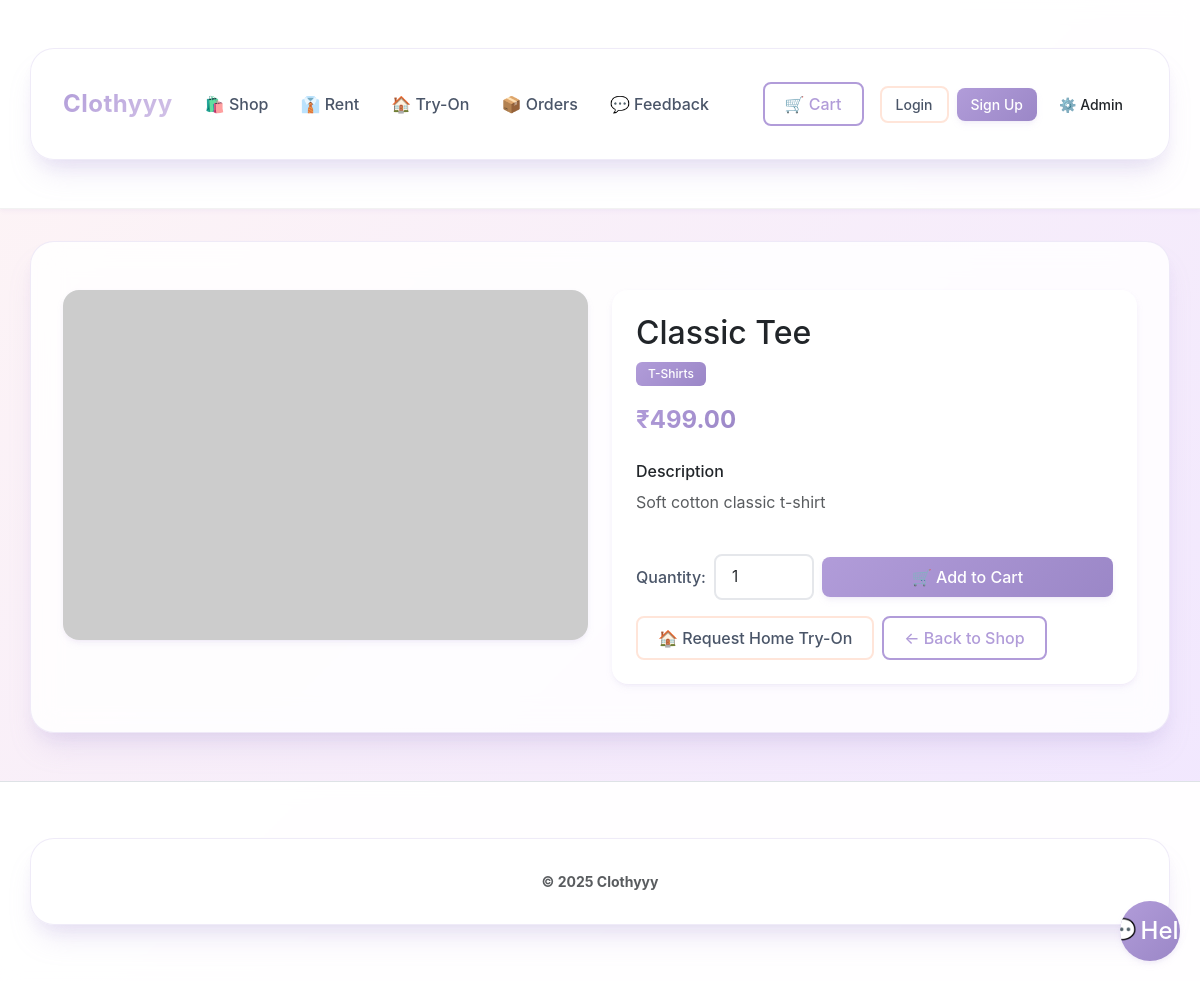
Page /public/product.php?id=1 on the committed database.
### tables this page shows
CREATE TABLE IF NOT EXISTS products (
  id INT AUTO_INCREMENT PRIMARY KEY,
  name VARCHAR(200) NOT NULL,
  description TEXT,
  price DECIMAL(10,2) NOT NULL DEFAULT 0,
  image_url VARCHAR(500),
  category_id INT DEFAULT NULL,
  is_active TINYINT(1) NOT NULL DEFAULT 1,
  is_rentable TINYINT(1) NOT NULL DEFAULT 0,
  rental_only TINYINT(1) NOT NULL DEFAULT 0,
  created_at DATETIME NOT NULL DEFAULT CURRENT_TIMESTAMP,
  FOREIGN KEY (category_id) REFERENCES categories(id) ON DELETE SET NULL
);

CREATE TABLE IF NOT EXISTS categories (
  id INT AUTO_INCREMENT PRIMARY KEY,
  name VARCHAR(100) NOT NULL,
  gender ENUM('men', 'women') DEFAULT NULL
);

### src/lib/db.php (called while the page is built, shortened)
<?php
	function db_pdo() {
		$dsn = 'mysql:host=' . DB_HOST . ';dbname=' . DB_NAME . ';charset=' . DB_CHARSET;
		$options = [
			PDO::ATTR_ERRMODE => PDO::ERRMODE_EXCEPTION,
			PDO::ATTR_DEFAULT_FETCH_MODE => PDO::FETCH_ASSOC,
		];
		$pdo = new PDO($dsn, DB_USER, DB_PASS, $options);
		return $pdo;
	}
	function db_fetch_one($sql, $params = []) {
		$stmt = db_pdo()->prepare($sql);
		$stmt->execute($params);
		return $stmt->fetch();
	}

### src/lib/helpers.php (called while the page is built, shortened)
<?php
	function e($value) {
		return htmlspecialchars((string)$value, ENT_QUOTES, 'UTF-8');
	}

### public/product.php (the view, shortened to what this page needs)
<?php
	require_once __DIR__ . '/../src/lib/db.php';
	require_once __DIR__ . '/../src/lib/helpers.php';
	$id = isset($_GET['id']) ? (int)$_GET['id'] : 0;
	$product = db_fetch_one("SELECT p.*, c.name AS category_name FROM products p LEFT JOIN categories c ON c.id = p.category_id WHERE p.id = :id AND p.is_active = 1", [':id' => $id]);
?>
<?php include __DIR__ . '/../src/partials/header.php'; ?>
<div class="container py-5">
	<div class="row g-4">
		<div class="col-md-6">
			<div class="card" style="overflow: hidden;">
				<?php if (!empty($product['image_url'])): ?>
					<img src="<?php echo e($product['image_url']); ?>" class="img-fluid" alt="<?php echo e($product['name']); ?>" style="width: 100%; height: auto;">
				<?php else: ?>
					<div class="ratio ratio-4x3 bg-light d-flex align-items-center justify-content-center">
						<span class="text-muted">No Image Available</span>
					</div>
				<?php endif; ?>
			</div>
		</div>
		<div class="col-md-6">
			<div class="card p-4">
				<h1 class="h2 mb-2"><?php echo e($product['name']); ?></h1>
				<p class="text-muted mb-3">
					<span class="badge bg-primary"><?php echo e($product['category_name'] ?? 'Uncategorized'); ?></span>
				</p>
				<div class="mb-4">
					<span class="price">₹<?php echo number_format((float)$product['price'], 2); ?></span>
				</div>
				<?php if (!empty($product['description'])): ?>
					<div class="mb-4">
						<h5 class="h6 mb-2">Description</h5>
						<p class="text-muted"><?php echo nl2br(e($product['description'])); ?></p>
					</div>
				<?php endif; ?>
				<form method="post" class="d-flex align-items-center gap-2 mb-3">
					<label class="form-label mb-0">Quantity:</label>
					<input type="number" name="qty" value="1" min="1" class="form-control" style="max-width:100px">
					<button class="btn btn-primary flex-grow-1" data-add-cart>🛒 Add to Cart</button>
				</form>
				<div class="d-flex gap-2 flex-wrap">
					<a href="/clothyyy/public/tryon.php?prefill=<?php echo (int)$product['id']; ?>" class="btn btn-outline-secondary">🏠 Request Home Try-On</a>
					<a href="/clothyyy/public/products.php" class="btn btn-outline-primary">← Back to Shop</a>
				</div>
			</div>
		</div>
	</div>
</div>
<?php include __DIR__ . '/../src/partials/footer.php'; ?>

### public/assets/css/styles.css (style rules this page uses)
:root { --brand: #b19cd9; --brand-dark: #9b87c7; --brand-light: #d4c4e8; --success: #a8e6cf; --success-dark: #7dd3a0; --danger: #ffb3ba; --danger-dark: #ff9aa2; --warning: #ffd3a5; --warning-dark: #ffc085; --info: #bae1ff; --info-dark: #9dd1ff; --pastel-pink: #ffd1dc; --pastel-lavender: #e6d9f2; --pastel-mint: #d4f1c5; --pastel-peach: #ffe5d9; --pastel-sky: #cce5ff; --pastel-yellow: #fff9c4; --dark: #4a5568; --light: #fefefe; --shadow-sm: 0 2px 4px 0 rgba(177, 156, 217, 0.1); --shadow: 0 4px 8px -2px rgba(177, 156, 217, 0.15), 0 2px 4px -1px rgba(177, 156, 217, 0.1); --shadow-md: 0 10px 20px -5px rgba(177, 156, 217, 0.2), 0 4px 6px -2px rgba(177, 156, 217, 0.1); --shadow-lg: 0 20px 30px -10px rgba(177, 156, 217, 0.25), 0 10px 15px -5px rgba(177, 156, 217, 0.15); --shadow-xl: 0 25px 50px -12px rgba(177, 156, 217, 0.3); --transition: all 0.3s cubic-bezier(0.4, 0, 0.2, 1); --transition-fast: all 0.15s ease; }
* { transition: var(--transition-fast); }
body { font-family: 'Inter', -apple-system, BlinkMacSystemFont, 'Segoe UI', Roboto, sans-serif; background: linear-gradient(135deg, #fef5f5 0%, #f0e6ff 25%, #e6f3ff 50%, #f0fff4 75%, #fff5e6 100%) !important; background-size: 400% 400% !important; background-attachment: fixed !important; animation: gradientShift 15s ease infinite; min-height: 100vh; }
.btn { border-radius: 8px; font-weight: 500; padding: 0.5rem 1.25rem; transition: var(--transition); border: none; position: relative; overflow: hidden; }
.btn::before { content: ''; position: absolute; top: 50%; left: 50%; width: 0; height: 0; border-radius: 50%; background: rgba(255, 255, 255, 0.3); transform: translate(-50%, -50%); transition: width 0.6s, height 0.6s; }
.btn-primary, .btn-primary:not(:disabled):not(.disabled) { background: linear-gradient(135deg, var(--brand) 0%, var(--brand-dark) 100%) !important; color: white !important; box-shadow: var(--shadow); border-color: var(--brand) !important; }
.btn-outline-primary, .btn-outline-primary:not(:disabled):not(.disabled) { border: 2px solid var(--brand) !important; color: var(--brand) !important; background: transparent !important; }
.btn-outline-secondary, .btn-outline-secondary:not(:disabled):not(.disabled) { border: 2px solid var(--pastel-peach) !important; color: var(--dark) !important; background: transparent !important; }
.card { border: none; border-radius: 16px; box-shadow: var(--shadow); overflow: hidden; transition: var(--transition); background: white; position: relative; }
.form-control, .form-select { border-radius: 8px; border: 2px solid #e5e7eb; padding: 0.625rem 1rem; transition: var(--transition); font-size: 0.95rem; }
.form-label { font-weight: 500; color: var(--dark); margin-bottom: 0.5rem; }
.container { background: rgba(255, 255, 255, 0.85) !important; backdrop-filter: blur(15px); border-radius: 24px; padding: 2rem; margin-top: 2rem; margin-bottom: 2rem; box-shadow: var(--shadow-lg); border: 1px solid rgba(177, 156, 217, 0.2) !important; }
.badge { padding: 0.375rem 0.75rem; border-radius: 6px; font-weight: 500; font-size: 0.75rem; }
.badge.bg-primary { background: linear-gradient(135deg, var(--brand) 0%, var(--brand-dark) 100%) !important; color: white !important; }
.price { font-size: 1.5rem; font-weight: 700; background: linear-gradient(135deg, var(--brand) 0%, var(--brand-dark) 100%); -webkit-background-clip: text; -webkit-text-fill-color: transparent; background-clip: text; }

### rows in the picture
products: name "Classic Tee", category.name "T-Shirts", price "499.00", description "Soft cotton classic t-shirt"

### other values in the picture
APP_NAME "Clothyyy"
